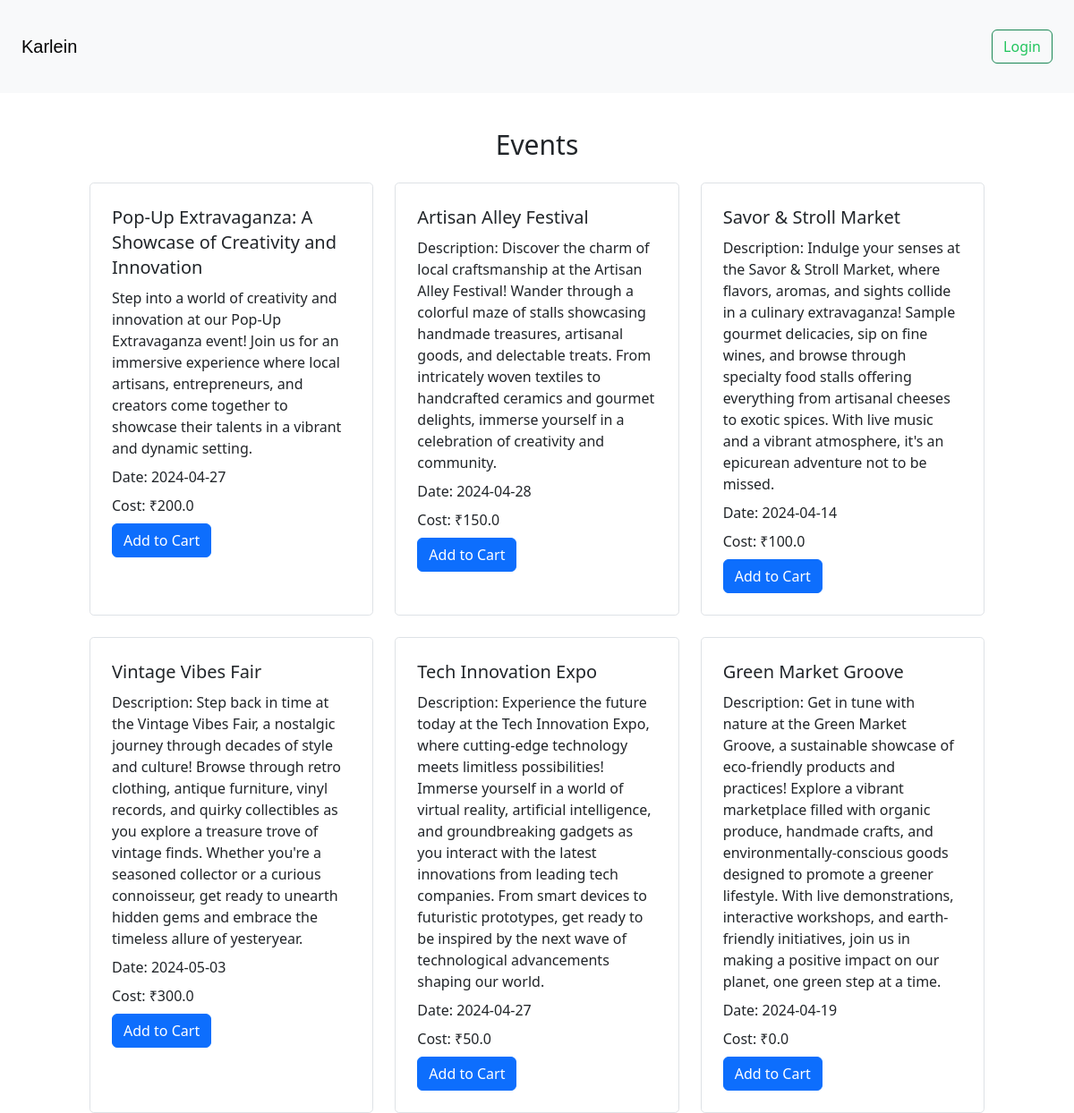
/events, run on an earlier commit of the app's database.
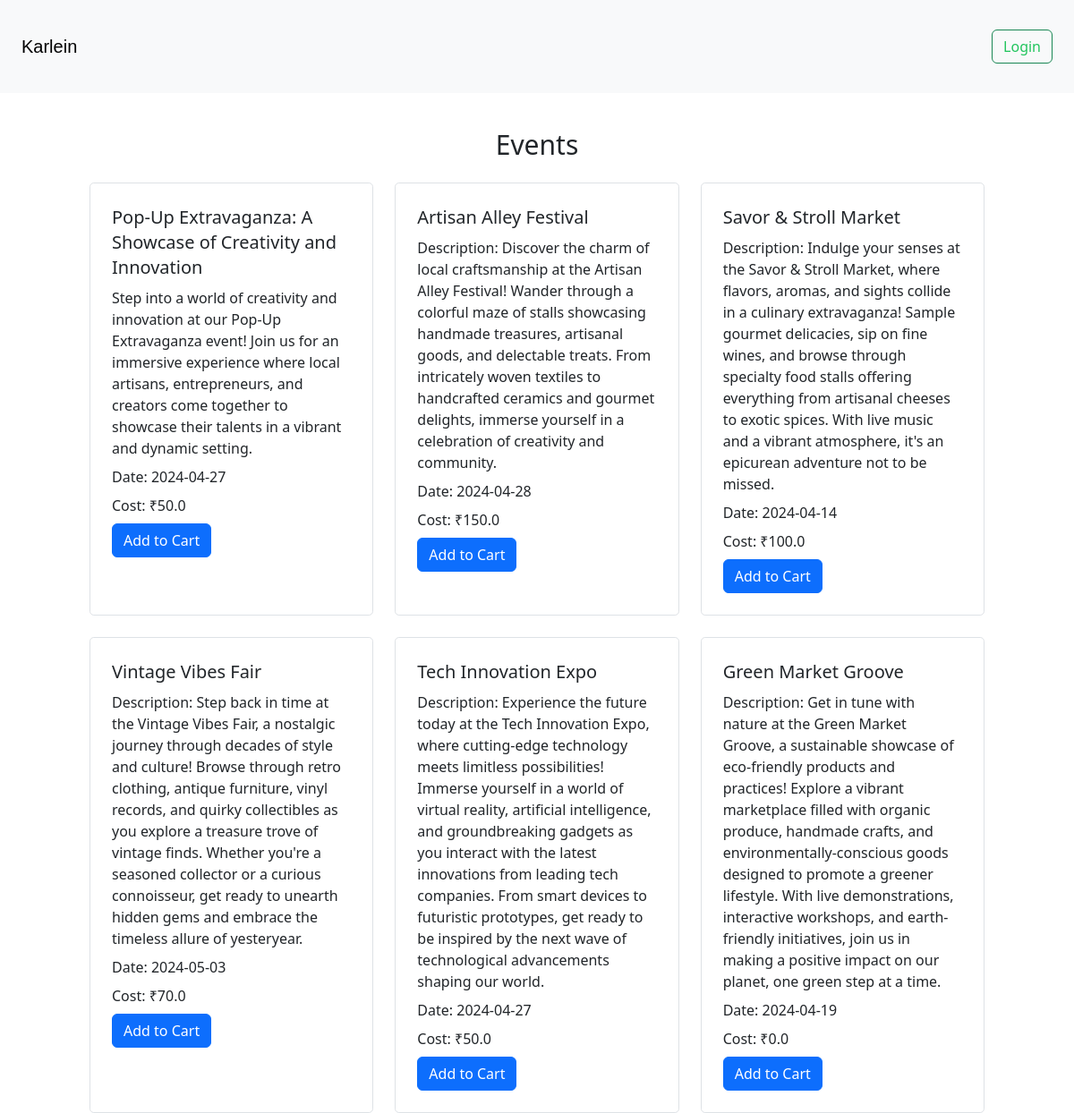
And on a later commit of the database.
### app.py (models this page shows)
class Event(db.Model):
    id = db.Column(db.Integer, primary_key=True)
    name = db.Column(db.String(100), nullable=False)
    description = db.Column(db.Text, nullable=False)
    date = db.Column(db.Date, nullable=False)
    cost = db.Column(db.Float, nullable=False)

### app.py (the view)
@app.route('/events')
def events():
    all_events = Event.query.all()
    return render_template('events.html', all_events=all_events)

### templates/events.html (shortened to what this page needs)
{% extends "base.html" %}
{% block content %}
<nav class="navbar navbar-expand-lg bg-body-tertiary">
  <div class="container-fluid p-4">
    <a class="navbar-brand" href="{{ url_for('index') }}">Karlein</a>
    {% if current_user.is_authenticated %}
    <button class="btn btn-outline-danger ml-2">
      <a href="{{ url_for('logout') }}" class="text-red-500 hover:text-white underline-none">Logout</a>
  </button>
  {% else %}
  <button class="btn btn-outline-success ml-2">
    <a href="{{ url_for('login') }}" class="text-green-500 hover:text-white underline-none">Login</a>
</button>
      {% endif %}
  </div>
</nav>
<div class="container mx-auto">
    <h1 class="text-center text-3xl mt-10 mb-6">Events</h1>
    <div class="grid grid-cols-3 gap-4">
        {% for event in all_events %}
        <div class="p-4 border rounded-lg">
            <h2 class="text-xl">{{ event.name }}</h2>
            <p class="mt-2">{{ event.description }}</p>
            <p class="mt-2">Date: {{ event.date }}</p>
            <p class="mt-2">Cost: ₹{{ event.cost }}</p>
            <form action="{{ url_for('add_to_cart', event_id=event.id) }}" method="POST">
              <button type="submit" class="btn btn-primary mt-2">Add to Cart</button>
          </form>
        </div>
        {% endfor %}
    </div>
</div>
{% endblock %}

What changed in the data, as far as the page shows it:
changed Event "Pop-Up Extravaganza: A Showcase of Creativity and Innovation": cost "200.0" → "50.0"
changed Event "Vintage Vibes Fair": cost "300.0" → "70.0"
